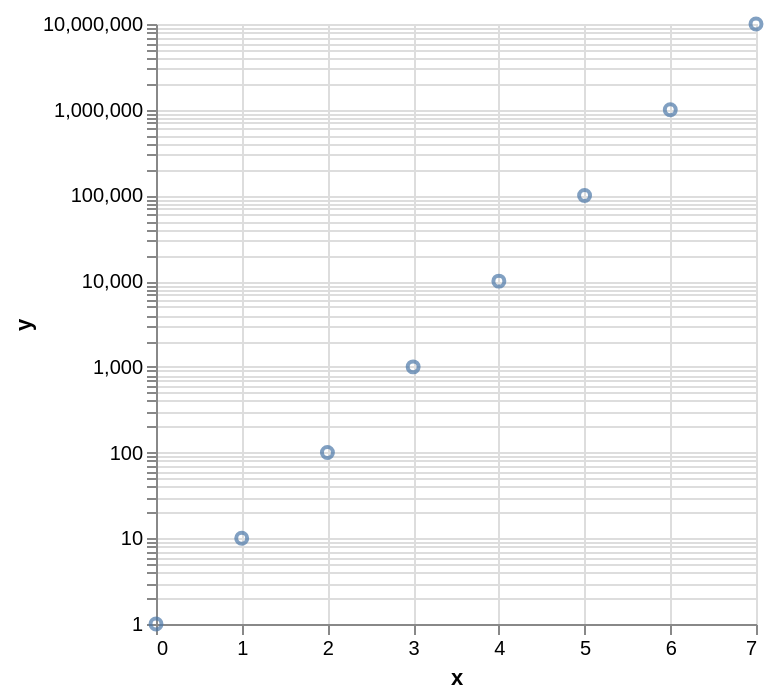

Specify this chart in Vega-Lite:
### Vega-Lite specification from a JSON file in a GitHub repository (floating-point values rounded to 4 significant figures)
{"mark": "point", "data": {"values": [{"x": 0, "y": 1}, {"x": 1, "y": 10}, {"x": 2, "y": 100}, {"x": 3, "y": 1000}, {"x": 4, "y": 10000}, {"x": 5, "y": 100000}, {"x": 6, "y": 1000000}, {"x": 7, "y": 10000000}]}, "encoding": {"x": {"field": "x", "type": "quantitative"}, "y": {"field": "y", "scale": {"type": "log"}}}}
